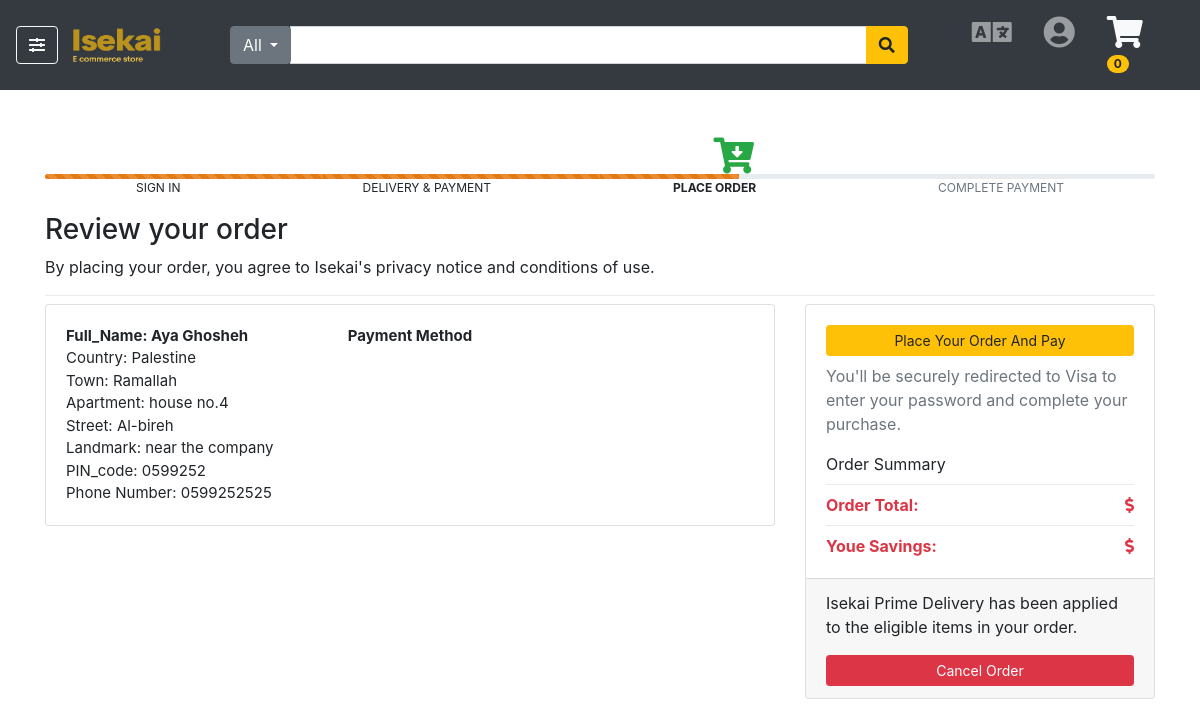
Screenshot of /review_order (signed in) with the database file from the repository.
### app1/models.py (models this page shows, shortened)
class User(models.Model):
    username=models.CharField(max_length=64)
    email=models.CharField(max_length=255)
    password=models.TextField()
    avatar=models.ImageField(upload_to='image',default='image/default.jpg',blank=True,null=True)
    created_at=models.DateTimeField(auto_now_add=True)
    updated_at=models.DateTimeField(auto_now=True)
    objects= UserManager()

class Address(models.Model):
    uploaded_by = models.ForeignKey(User, related_name ='address', on_delete = models.CASCADE)
    country=models.CharField(max_length=225)
    full_name=models.CharField(max_length=225)
    mobile_number=models.CharField(max_length=225)
    PIN_code=models.CharField(max_length=225)
    Apartment=models.CharField(max_length=225)
    street=models.CharField(max_length=225)
    landmark=models.CharField(max_length=225)
    town=models.CharField(max_length=225)
    objects= AddressManager()

### app1/views.py (the view)
# urls.py: path('review_order',views.review_order),
def review_order(request):
    if not 'user_id' in request.session:
        messages.error(request,"You have to login first")
        return redirect('/login')
    else:
        this_address=Address.objects.get(id=request.session['user_address_id'])
        context = {
            'specific_user': User.objects.get(id=request.session['user_id']),
            'this_address':this_address#motaz
        }
        return render(request, "review_order.html", context)

### app1/templates/review_order.html (shortened to what this page needs)
<!doctype html>
<html lang="en">
<head>
  {% load static %}
  <link rel="stylesheet" href="https://cdnjs.cloudflare.com/ajax/libs/font-awesome/5.14.0/css/all.min.css"
 />
  <link rel="stylesheet" href="{% static 'css/bootstrap.min.css' %}">
  <link rel="stylesheet" href="{% static 'css/bootstrap-drawer.min.css' %}">
  <link rel="stylesheet" href="{% static 'css/custom.css' %}">
</head>
<body>
  <nav class="navbar navbar-expand-md navbar-dark bg-dark">
    <button class="btn btn-outline-light" data-toggle="drawer" data-target="#amazonDrawer">
      <i class="fas fa-sliders-h"></i>
    </button>
    <a class="navbar-brand pl-2" href="/">
      <img src="{% static 'img/logo.png' %}" height="40" width="100" alt="logo">
    </a>
    <div class="collapse navbar-collapse" id="navbarSupportedContent">
      <form class="form-inline px-lg-5" novalidate method="get">
        <div class="input-group">
          <div class="input-group-prepend">
            <div class="dropdown">
              <button class="btn btn-secondary dropdown-toggle" name="btnCategory" type="button"
                id="btnCategoryDropdownMenu" data-toggle="dropdown" aria-haspopup="true" aria-expanded="false">
                All
              </button>
            </div>
          </div>
          <input type="text" class="form-control" size="50" name="query" id="query">
          <div class="input-group-append">
            <button type="submit" class="btn btn-warning">
              <i class="fas fa-search"></i>
            </button>
          </div>
        </div>
      </form>
      <ul class="navbar-nav">
        <li class="nav-item dropdown px-2">
          <a class="nav-link" href="#" id="prefLanguageDropdown" role="button" data-toggle="dropdown"
            aria-haspopup="true" aria-expanded="false">
            <i class="fas fa-2x fa-language"></i>
          </a>
        </li>
        <li class="nav-item dropdown px-2">
          <a class="nav-link" href="/login" id="userAccount" role="button" data-toggle="dropdown"
            aria-haspopup="true" aria-expanded="false">
            <i class="fas fa-2x fa-user-circle"></i>
          </a>
        </li>
        <li class="nav-item px-2">
          <a class="nav-link" href="/cart" aria-disabled=" true">
            <i class="fas fa-2x text-light fa-shopping-cart"></i>
            {% if 'user_id' in request.session %}
            <span class="badge badge-warning badge-pill">{{specific_user.order_items_for_user.count}}</span>
            {% endif %}
          </a>
        </li>
      </ul>
    </div>
  </nav>
  <div class="container my-5">
    <div class="d-flex flex-column">
      <div class="d-flex flex-row text-uppercase justify-content-around" style="font-size: 12px;">
        <p class="mb-0 pb-0"><i class="fas fa-cart-arrow-down fa-3x text-success"></i></p>
      </div>
      <div class="progress" style="height: 5px;">
        <div class="progress-bar progress-bar-striped progress-bar-animated" role="progressbar"
          style="width: 25%; background-color: #e47911;"></div>
        <div class="progress-bar progress-bar-striped progress-bar-animated" role="progressbar"
          style="width: 25%; background-color: #e47911;"></div>
        <div class="progress-bar progress-bar-striped progress-bar-animated" role="progressbar"
          style="width: 12.5%; background-color: #e47911;"></div>
      </div>
      <div class="d-flex flex-row text-uppercase justify-content-around" style="font-size: 12px;">
        <p>sign in</p>
        <p>delivery & payment</p>
        <p class="font-weight-bold">place order</p>
        <p class="text-muted">complete payment</p>
      </div>
    </div>
    <h3>Review your order </h3>
    <p>By placing your order, you agree to Isekai's privacy notice and conditions of use.</p>
    <div class="dropdown-divider"></div>
    <div class="row">
      <div class="col-md-8">
        <div class="row">
          <div class="col-md-12">
            <div class="card">
              <div class="card-body">
                <div class="row">
                  <div class="col-md-4" style="font-size: 15px;">
                    <p class="font-weight-bold my-0 py-0">Full_Name: {{this_address.full_name}}</p>
                    <p class="my-0 py-0">Country: {{this_address.country}}</p>
                    <p class="my-0 py-0">Town: {{this_address.town}}</p>
                    <p class="my-0 py-0">Apartment: {{this_address.Apartment}}</p>
                    <p class="my-0 py-0">Street: {{this_address.street}}</p>
                    <p class="my-0 py-0">Landmark: {{this_address.landmark}}</p>
                    <p class="my-0 py-0">PIN_code: {{this_address.PIN_code}}</p>
                    <p class="my-0 py-0">Phone Number: {{this_address.mobile_number}}</p>
                  </div>
                  <div class="col-md-4 text-center" style="font-size: 15px;">
                    <p class="font-weight-bold my-0 py-0">Payment Method</p>
                  </div>
                </div>
              </div>
            </div>
          </div>
        </div>
      </div>
      <div class="col-md-4">
        <div class="card mt-md-0 mt-3">
          <div class="card-body">
            <form action="/create_order" method="POST">
                <button class="btn btn-sm btn-warning btn-block text-capitalize">place your order and pay</button>
            </form>
            <p class="text-muted mt-2">You'll be securely redirected to Visa to enter your password and complete your
              purchase.</p>
            <p class="my-0">Order Summary</p>
            <div class="dropdown-divider"></div>
            <p class="my-0 text-danger font-weight-bold">Order Total:
              <span class="float-right">
                <i class="fas fa-dollar-sign"></i>
              </span>
            </p>
            <div class="dropdown-divider"></div>
            <p class="my-0 text-danger font-weight-bold">Youe Savings:
              <span class="float-right">
                <i class="fas fa-dollar-sign"></i>
              </span>
            </p>
          </div>
          <div class="card-footer">
            <p>Isekai Prime Delivery has been applied to the eligible items in your order.</p>
            <a href="/cancel_order_and_items"><button  class="btn btn-danger btn-sm btn-block">Cancel Order</button></a>
          </div>
        </div>
      </div>
    </div>
  </div>
</body>
</html>

### rows the page displays
User: order_items_for_user.count "0"
Address: full_name "Aya Ghosheh", country "Palestine", town "Ramallah", Apartment "house no.4", street "Al-bireh", landmark "near the company", PIN_code "0599252", mobile_number "0599252525"
